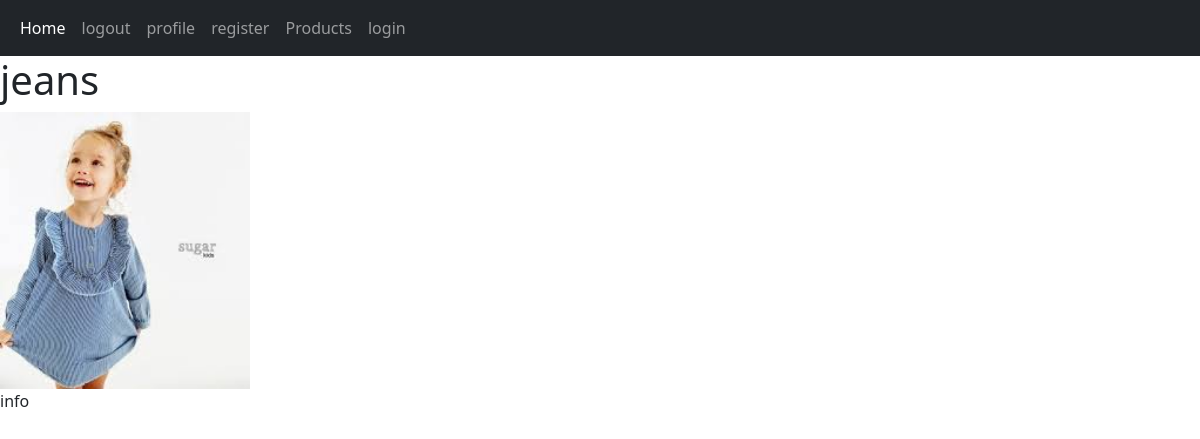
Page /detail/1/ on the committed database.
### home/models.py (models this page shows, shortened)
class product(models.Model):
    category = models.ForeignKey(Category,on_delete=models.CASCADE)
    name = models.CharField(max_length=200)
    amount = models.PositiveIntegerField(blank=True,null=True)
    unite_price = models.PositiveIntegerField()
    discount = models.PositiveIntegerField(blank=True,null=True)
    total_price = models.PositiveIntegerField()
    information = models.TextField(blank=True,null=True)
    create = models.DateTimeField(auto_now_add=True)
    update = models.DateTimeField(auto_now=True)
    available = models.BooleanField(default=True)
    image = models.ImageField(upload_to='product')
    @property
    def total_price(self):
        if not self.discount:
            return self.unite_price
        elif self.discount:
            total = (self.discount * self.unite_price)/100
            return int(self.unite_price - total)
        return self.total_price

### home/views.py (the view)
# urls.py: path('detail/<int:id>/', views.product_detail, name='detail'),
def product_detail(request,id=None):
    productd = product.objects.get(id=id)
    return render(request,'home/detail.html',{'productd':productd})

### home/templates/home/detail.html (shortened to what this page needs)
{% extends 'base.html' %}
{% block body %}
    <h1>{{ productd.name }}</h1>
    <img style="width: 250px" src="{{ productd.image.url }}"><br/>
    <p>{{ productd.information }}</p>
{% endblock %}

### rows in the picture
product: name "jeans", image (picture), information "info"
